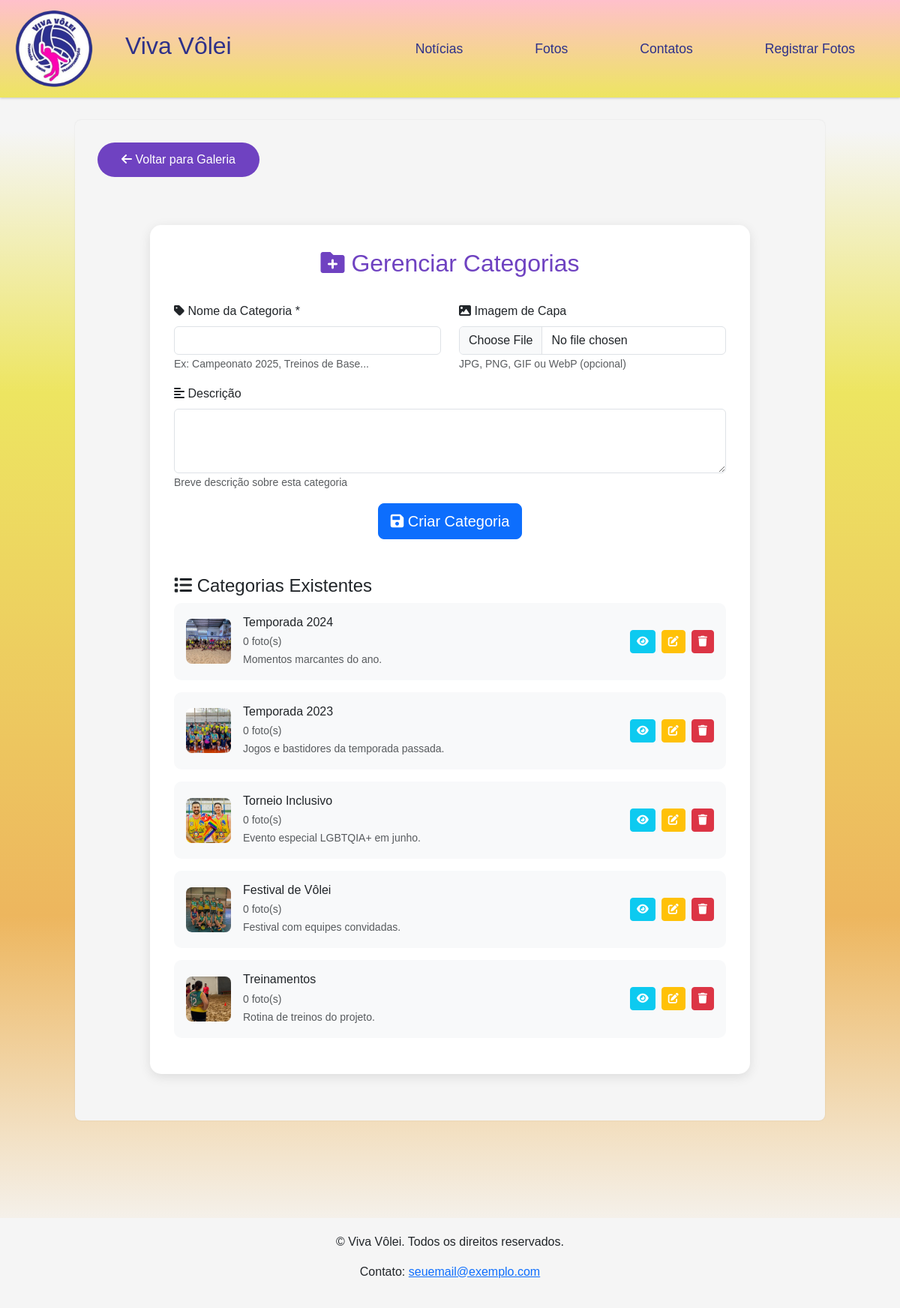
The app's page /categoria-register.php (signed in) with its own data.
### tables this page shows
CREATE TABLE `categorias_fotos` (
  `id` int NOT NULL AUTO_INCREMENT,
  `nome` varchar(100) NOT NULL,
  `slug` varchar(100) NOT NULL,
  `descricao` text,
  `imagem_capa` varchar(255) DEFAULT NULL,
  `created_at` timestamp NOT NULL DEFAULT CURRENT_TIMESTAMP,
  `updated_at` timestamp NOT NULL DEFAULT CURRENT_TIMESTAMP ON UPDATE CURRENT_TIMESTAMP,
  PRIMARY KEY (`id`),
  UNIQUE KEY `slug` (`slug`)
);

### src/ConexaoMysql.php (called while the page is built, shortened)
<?php
class ConexaoMysql {
    protected $mysqli;
    protected $server = '127.0.0.1';
    protected $user = 'root';
    protected $pass = '';
    protected $dataBase = 'viva';
    public function Conectar(){
        $this->mysqli = new mysqli($this->server, $this->user, $this->pass, $this->dataBase);
        $this->mysqli->set_charset('utf8');
    }
    public function Consultar($sql){
        try {
            if ($result = $this->mysqli->query($sql)){
                return $result;
            } else {
                $this->total = 0;
                return null;
            }
        } catch (Exception $exc) {
            $this->Desconectar();
        }
    }
 public function Desconectar(){
    if ($this->mysqli instanceof mysqli && !is_null($this->mysqli)) {
        $this->mysqli = null;
    }
}
}

### categoria-register.php (the view, shortened to what this page needs)
<!DOCTYPE html>
<html lang="pt-br">
<head>
    <link href="https://cdn.jsdelivr.net/npm/bootstrap@5.3.0/dist/css/bootstrap.min.css" rel="stylesheet">
    <link rel="stylesheet" href="https://cdnjs.cloudflare.com/ajax/libs/font-awesome/6.0.0-beta3/css/all.min.css">
</head>
<body>
    <nav class="navbar navbar-expand-lg navbar-light">
        <div class="container-fluid">
            <img src="src/img/369951376_309555475108077_7449468456577851380_n-removebg-preview.png" alt="Logo" class="img-fluid logo" id="logo">
            <a href="viva.php"><h2>Viva Vôlei</h2></a>
            <div class="collapse navbar-collapse justify-content-end" id="navbarNav">
                <ul class="navbar-nav">
                    <li class="nav-item"><a class="nav-link" href="noticias.php">Notícias</a></li>
                    <li class="nav-item"><a class="nav-link" href="fotos.php">Fotos</a></li>
                    <li class="nav-item"><a class="nav-link" href="contatos.php">Contatos</a></li>
                    <li class="nav-item"><a class="nav-link" href="photo-register.php">Registrar Fotos</a></li>
                </ul>
            </div>
        </div>
    </nav>
    <div class="container-principal">
        <div class="conteudo-centralizado">
            <a href="fotos.php" class="btn-voltar">
                <i class="fas fa-arrow-left"></i> Voltar para Galeria
            </a>
            <div class="form-container">
                <h2 class="form-title">
                    <i class="fas fa-folder-plus"></i> Gerenciar Categorias
                </h2>
                <form method="POST" enctype="multipart/form-data">
                    <div class="row">
                        <div class="col-md-6">
                            <div class="mb-3">
                                <label for="nome" class="form-label">
                                    <i class="fas fa-tag"></i> Nome da Categoria *
                                </label>
                                <input type="text" class="form-control" id="nome" name="nome"
                                       value="<?php echo isset($nome) ? htmlspecialchars($nome) : ''; ?>"
                                       required maxlength="100">
                                <small class="form-text text-muted">Ex: Campeonato 2025, Treinos de Base...</small>
                            </div>
                        </div>
                        <div class="col-md-6">
                            <div class="mb-3">
                                <label for="imagem_capa" class="form-label">
                                    <i class="fas fa-image"></i> Imagem de Capa
                                </label>
                                <input type="file" class="form-control" id="imagem_capa" name="imagem_capa"
                                       accept="image/*" onchange="previewImagem(this)">
                                <small class="form-text text-muted">JPG, PNG, GIF ou WebP (opcional)</small>
                            </div>
                        </div>
                    </div>
                    <div class="mb-3">
                        <label for="descricao" class="form-label">
                            <i class="fas fa-align-left"></i> Descrição
                        </label>
                        <textarea class="form-control" id="descricao" name="descricao" rows="3"
                                  maxlength="500"><?php echo isset($descricao) ? htmlspecialchars($descricao) : ''; ?></textarea>
                        <small class="form-text text-muted">Breve descrição sobre esta categoria</small>
                    </div>
                    <div class="text-center">
                        <button type="submit" class="btn btn-primary btn-lg">
                            <i class="fas fa-save"></i> Criar Categoria
                        </button>
                    </div>
                </form>
                <div class="categorias-existentes">
                    <h4><i class="fas fa-list"></i> Categorias Existentes</h4>
                    <?php
                    require_once 'src/ConexaoMysql.php';
                    $con = new ConexaoMysql();
                    $con->Conectar();
                    $sql = "SELECT cf.*, COUNT(f.id) as total_fotos FROM categorias_fotos cf
                            LEFT JOIN fotos f ON cf.id = f.categoria_id
                            GROUP BY cf.id ORDER BY cf.created_at DESC";
                    $resultado = $con->Consultar($sql);
                    if ($resultado && $resultado->num_rows > 0) {
                        while ($categoria = $resultado->fetch_assoc()) {
                            echo '<div class="categoria-item">';
                            echo '<div class="categoria-info">';
                            if ($categoria['imagem_capa'] && file_exists($categoria['imagem_capa'])) {
                                echo '<img src="' . htmlspecialchars($categoria['imagem_capa']) . '" alt="' . htmlspecialchars($categoria['nome']) . '">';
                            } else {
                                echo '<div style="width: 60px; height: 60px; background: #6f42c1; border-radius: 8px; display: flex; align-items: center; justify-content: center; margin-right: 1rem;">';
                                echo '<i class="fas fa-image text-white"></i></div>';
                            }
                            echo '<div>';
                            echo '<h6 class="mb-1">' . htmlspecialchars($categoria['nome']) . '</h6>';
                            echo '<small class="text-muted">' . $categoria['total_fotos'] . ' foto(s)</small><br>';
                            echo '<small class="text-muted">' . htmlspecialchars($categoria['descricao']) . '</small>';
                            echo '</div>';
                            echo '</div>';
                            echo '<div class="categoria-acoes">';
                            echo '<a href="galeria-categoria.php?id=' . $categoria['id'] . '" class="btn btn-sm btn-info" title="Ver fotos">';
                            echo '<i class="fas fa-eye"></i></a>';
                            echo '<button class="btn btn-sm btn-warning" onclick="editarCategoria(' . $categoria['id'] . ')" title="Editar">';
                            echo '<i class="fas fa-edit"></i></button>';
                            echo '<button class="btn btn-sm btn-danger" onclick="excluirCategoria(' . $categoria['id'] . ', \'' . htmlspecialchars($categoria['nome']) . '\')" title="Excluir">';
                            echo '<i class="fas fa-trash"></i></button>';
                            echo '</div>';
                            echo '</div>';
                        }
                    } else {
                        echo '<p class="text-muted text-center">Nenhuma categoria cadastrada ainda.</p>';
                    }
                    ?>
                </div>
            </div>
        </div>
    </div>
    <footer class="footer">
        <div class="container">
            <p>&copy; Viva Vôlei. Todos os direitos reservados.</p>
            <p>Contato: <a href="#">seuemail@exemplo.com</a></p>
        </div>
    </footer>
</body>
</html>

### categoria-register.php (style rules this page uses)
* { margin: 0; padding: 0; box-sizing: border-box; font-family:'Lucida Sans', 'Lucida Sans Regular', 'Lucida Grande', 'Lucida Sans Unicode', Geneva, Verdana, sans-serif; }
body { background:linear-gradient(whitesmoke 10% ,#ede561 30%,#edb65e 70%,whitesmoke 95%); }
.logo { max-height: 110px; margin-top: -15px; margin-bottom: -15px; margin-left: 5px; }
.navbar { box-shadow: 0 1px 3px rgba(0, 0, 0, 0.2); height: 130px; background: linear-gradient(pink, #ede561 ); color: #2e3189; }
.navbar a { position: relative; font-size: 24px; color: #2e3189; text-decoration: none; font-weight: 500; margin-left: 40px; margin-right: 40px; }
.navbar a::before { content: ''; position: absolute; top: 100%; left: 0; width: 0; height: 2px; background: rgb(94, 67, 249); transition: .3s; }
.navbar-nav { text-align: center; }
.navbar-nav .nav-link { padding: 10px 20px; font-size: 1.1rem; }
.btn { color: white; transition: background-color 0.3s ease; }
footer { background-color: whitesmoke; padding: 20px 0; text-align: center; margin-top: 130px; }
.container-principal { display: flex; justify-content: center; min-height: 100vh; width: 100%; border-radius: 0px; margin-top: 30px; }
.conteudo-centralizado { background-color: whitesmoke; width: 100%; max-width: 1000px; padding: 30px; border-radius: 8px; box-shadow: 0 0 2px rgba(0, 0, 0, 0.1); }
.form-container { max-width: 800px; margin: 2rem auto; background: white; padding: 2rem; border-radius: 15px; box-shadow: 0 4px 15px rgba(0,0,0,0.1); }
.form-title { color: #6f42c1; text-align: center; margin-bottom: 2rem; font-size: 2rem; }
.btn-voltar { background: #6f42c1; color: white; padding: 0.7rem 2rem; border: none; border-radius: 25px; text-decoration: none; display: inline-block; margin-bottom: 2rem; transition: all 0.3s; }
.categorias-existentes { margin-top: 3rem; }
.categoria-item { background: #f8f9fa; padding: 1rem; border-radius: 10px; margin-bottom: 1rem; display: flex; align-items: center; justify-content: space-between; }
.categoria-info { display: flex; align-items: center; }
.categoria-info img { width: 60px; height: 60px; object-fit: cover; border-radius: 8px; margin-right: 1rem; }
.categoria-acoes { display: flex; gap: 0.5rem; }

### records on screen
categorias_fotos: imagem_capa (picture), nome "Temporada 2024", total_fotos "0", descricao "Momentos marcantes do ano."
categorias_fotos: imagem_capa (picture), nome "Temporada 2023", total_fotos "0", descricao "Jogos e bastidores da temporada passada."
categorias_fotos: imagem_capa (picture), nome "Torneio Inclusivo", total_fotos "0", descricao "Evento especial LGBTQIA+ em junho."
categorias_fotos: imagem_capa (picture), nome "Festival de Vôlei", total_fotos "0", descricao "Festival com equipes convidadas."
categorias_fotos: imagem_capa (picture), nome "Treinamentos", total_fotos "0", descricao "Rotina de treinos do projeto."
